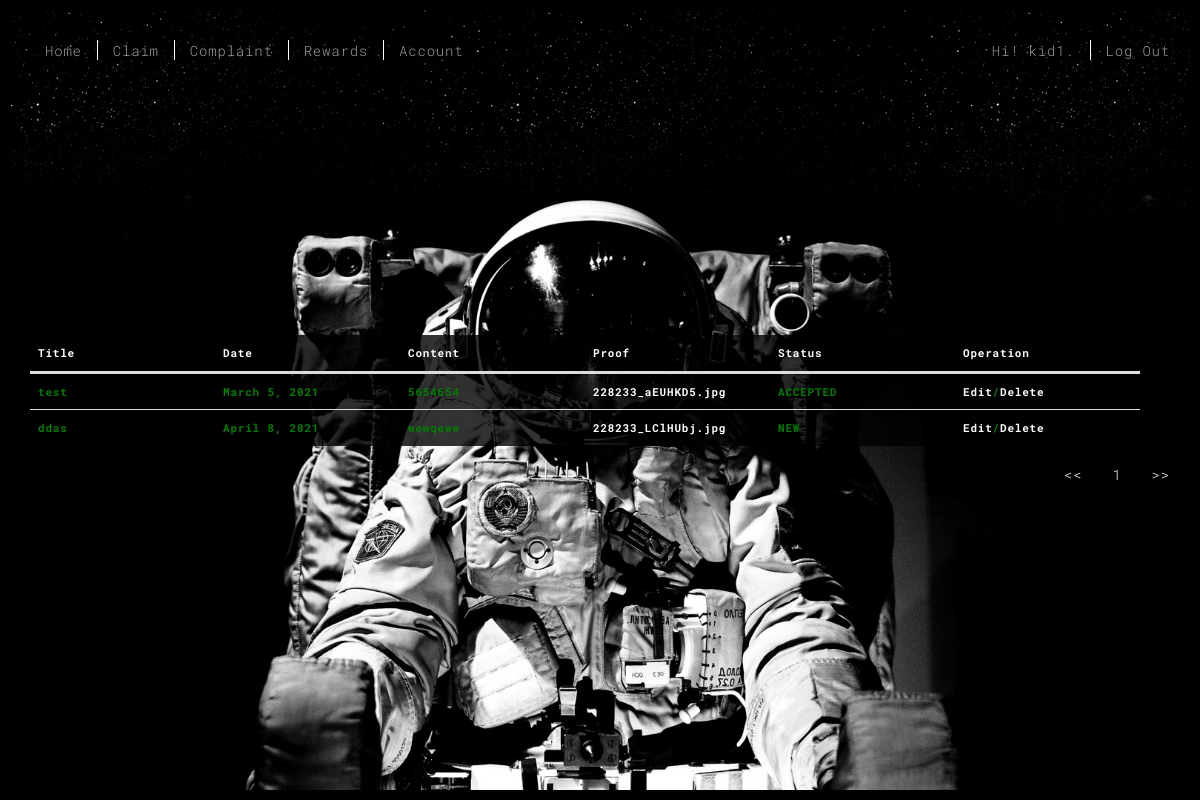
Before: /claim/claim_history.html (signed in) with the older database file.
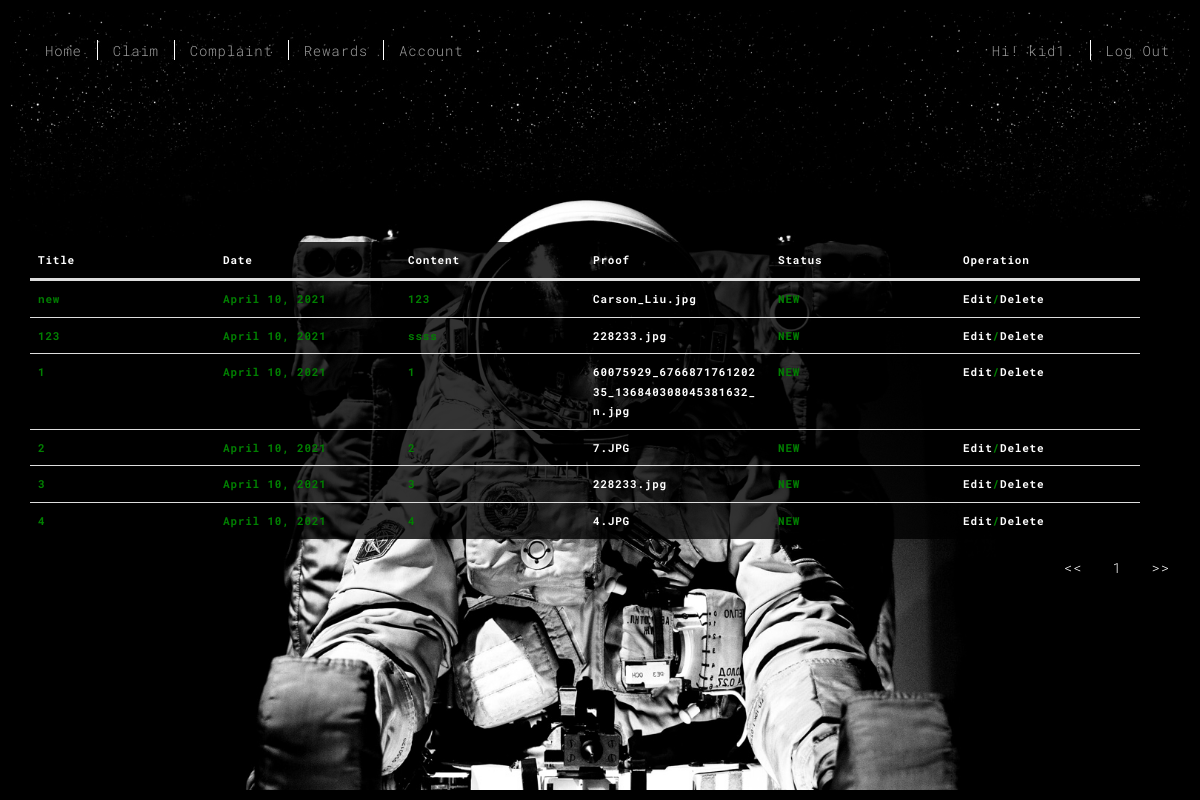
After: the same page with the newer database file.
### user_app/models.py (models this page shows)
class User(AbstractUser):
    date_birth = models.DateField(null=True)
    email= models.EmailField(unique=True)
    is_kid = models.BooleanField('kid status', default = False)
    is_parent = models.BooleanField('parent status', default = False)

### claim/models.py (models this page shows, shortened)
class ClaimList(models.Model):
    NEW = 'NEW'
    ACCEPTED = 'Accepted'
    DECLINED = 'Declined'
    APPROVAL_STATUS_CHOICES = [
        (ACCEPTED, 'Accepted'),
        (DECLINED, 'Declined'),
        (NEW, 'New Claim'),
    ]
    user = models.ForeignKey(User, on_delete=models.CASCADE, default=None)
    claim_title = models.CharField(max_length=20, )
    filed_date = models.DateField(default = date.today)
    content = models.CharField(max_length=100)
    status = models.CharField(max_length=10, choices=APPROVAL_STATUS_CHOICES, default=NEW)
    uploads = models.FileField(upload_to="uploads/")

### claim/views.py (the view)
# urls.py: path('claim_history.html', views.claim_history, name = 'claim_history'),
@kid_required
def claim_history(request):
    all_claims = ClaimList.objects.filter(user = request.user)
    paginator= Paginator(all_claims, 10)
    page = request.GET.get("page")
    all_claims = paginator.get_page(page)
    return render(request, "claim_history.html", {"all_claims":all_claims, })

### claim/templatetags/custom_extras.py (called while the page is built)
@register.filter(name='trim')
def trim(text, s=None, e=None, j=None):
    return text[s:e:j]

### user_app/decorator.py (called while the page is built)
def kid_required(function=None, redirect_field_name=REDIRECT_FIELD_NAME, login_url='login_kid'):
    actual_decorator = user_passes_test(
        lambda u: u.is_authenticated and u.is_active and u.is_kid,
        login_url=login_url,
        redirect_field_name=redirect_field_name
    )
    if function:
        return actual_decorator(function)
    return actual_decorator

### claim/templates/claim_history.html (shortened to what this page needs)
{% extends 'base.html' %}
{% load custom_extras %}
{% load static %}
{% block table %}
        <table class="table" style="color: green">
            <thead>
                <tr>
                    <th>Title</th>
                    <th>Date</th>
                    <th>Content</th>
                    <th>Proof</th>
                    <th>Status</th>
                    <th>Operation</th>
                </tr>
            </thead>
            <tbody>
                {% for obj in all_claims%}
                <tr>
                    <td>{{ obj.claim_title}}</td>
                    <td>{{ obj.filed_date}}</td>
                    <td>{{ obj.content}}</td>
                    <td><a href="{{ obj.uploads.url }}">{{ obj.uploads.name|trim:8 }}</a></td>
                    <td>{{ obj.status}}</td>
                    <td><a href="{% url 'edit' obj.id %}">Edit</a>/<a href="{% url 'delete' obj.id %}">Delete</a></td>
                </tr>
                 {%endfor%}
            </tbody>
        </table>
        <ul class="nav navbar-nav navbar-right">
            <li class="page-item"><a class="page-link" href="?page=1" tabindex="-1" aria-disabled="true"><<</a></li>
            <li class="page-item"><a class="page-link" href="?page={{ all_claims.number }}">{{ all_claims.number }}</a></li>
            <li class="page-item"><a class="page-link" href="?page={{ all_claims.paginator.num_pages}}">>></a>
            </li>
        </ul>
{%endblock table%}

### templates/base.html (shortened to what this page needs)
{% load static %}
<!DOCTYPE html>
<html lang="en">
<head>
<link href="{% static 'main.3f6952e4.css' %}" rel="stylesheet"></head>
<body class="minimal">
<div id="site-border-left"></div>
<div id="site-border-right"></div>
<div id="site-border-top"></div>
<div id="site-border-bottom"></div>
<header>
  <nav class="navbar  navbar-fixed-top navbar-inverse">
    <div class="container">
      <div class="collapse navbar-collapse" id="navbar-collapse">
        <ul class="nav navbar-nav ">
          <li><a href="{% url 'home' %}" title="">Home</a></li>
          <li><a href="{% url 'claim' %}" title="">Claim</a></li>
          <li><a href="{% url 'complaint' %}" title="">Complaint</a></li>
          <li><a href="{% url 'rewards' %}" title="">Rewards</a></li>
          <li><a href="{% url 'account' %}" title="">Account</a></li>
        </ul>
        <ul class="nav navbar-nav navbar-right">
            {% if user.is_authenticated %}
            <li><a>Hi! {{ user.username}}.</a></li>
            <li><a href="{% url 'logout'%}">Log Out</a></li>
            {% else %}
            <li><a href="{% url 'login'%}">Log In</a></li>
            <li><a href="{% url 'fork'%}">Sign Up</a></li>
            {% endif %}
        </ul>
      </div>
    </div>
  </nav>
</header>
  <div class="hero-full-container background-image-container" style="background-image: url('{% static 'images/space.jpg' %}')">
    <div class="container">
      <div class="row">
        <div class="col-xs-12">
          <div class="hero-full-wrapper">
            <div class="text-content">
              <h4>{% block table %}
                  {% endblock table %}</h4>
            </div>
          </div>
        </div>
      </div>
    </div>
  </div>
</body>
</html>

### templates/base.html (style rules this page uses)
tbody { display:block; width: 100%; overflow: auto; height: auto; background: rgba(0,0,0,0.8) }
table { border-spacing: 0px; table-layout: auto; margin-left: auto; margin-right: auto; }
thead tr { display:table-header-group; }
thead { background: rgba(0,0,0,0.8); color:#fff; }
th, td { padding: 0px; text-align: left; width: 185px; word-wrap: break-word; display: inline-block }

Changed rows visible on the page:
removed ClaimList: claim_title "test", filed_date "March 5, 2021", content "5654654", uploads.name "228233_aEUHKD5.jpg", status "ACCEPTED"
removed ClaimList: claim_title "ddas", filed_date "April 8, 2021", content "wewqewe", uploads.name "228233_LClHUbj.jpg", status "NEW"
added ClaimList: claim_title "new", filed_date "April 10, 2021", content "123", uploads.name "Carson_Liu.jpg", status "NEW"
added ClaimList: claim_title "123", filed_date "April 10, 2021", content "ssss", uploads.name "228233.jpg", status "NEW"
added ClaimList: claim_title "1", filed_date "April 10, 2021", content "1", uploads.name "60075929_676687176120235_136840308045381632_n.jpg", status "NEW"
added ClaimList: claim_title "2", filed_date "April 10, 2021", content "2", uploads.name "7.JPG", status "NEW"
added ClaimList: claim_title "3", filed_date "April 10, 2021", content "3", uploads.name "228233.jpg", status "NEW"
added ClaimList: claim_title "4", filed_date "April 10, 2021", content "4", uploads.name "4.JPG", status "NEW"
